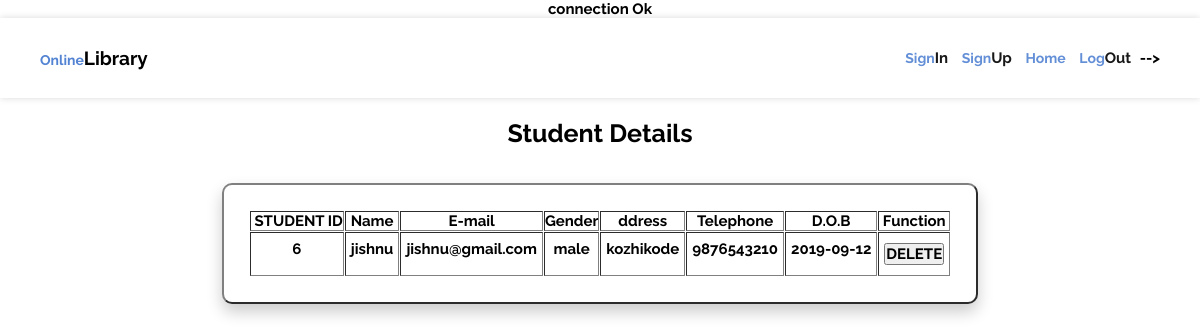
/student_details.php, run on the app's committed database.
### tables this page shows
CREATE TABLE IF NOT EXISTS `student_details` (
  `id` int(11) NOT NULL AUTO_INCREMENT,
  `name` varchar(100) NOT NULL,
  `email` varchar(100) NOT NULL,
  `gender` varchar(10) NOT NULL,
  `address` varchar(100) NOT NULL,
  `password` varchar(100) NOT NULL,
  `telephone` bigint(20) NOT NULL,
  `dob` date NOT NULL,
  `status` varchar(100) NOT NULL DEFAULT 'Rejected',
  PRIMARY KEY (`id`),
  UNIQUE KEY `email` (`email`)
);

### student_details.php (the view, shortened to what this page needs)
<!DOCTYPE html>
<?php require_once('connection.php'); ?>
<html lang="en" dir="ltr">
  <head>
    <link rel="stylesheet" type="text/css" href="loginstyle.css">
  </head>
  <body>
    <?php include 'header.php';?>
    <h6 style="color:black;">Student Details</h6>
    <h3 style="color:black;"></h3>
    <?php
    $sql = "SELECT * FROM student_details";
    $records = mysqli_query($conn,$sql); ?>
    <table border="2" cellpadding="1" cellspacing='1'>
        <tr>
                  <th><pre> STUDENT ID</th>
                  <th>Name</th>
                  <th>E-mail</th>
                  <th>Gender</th>
                  <th>ddress</th>
                  <th>Telephone</th>
                  <th>D.O.B</th>
                  <th>Function</th>
        </tr>
        <?php
          while ($course = mysqli_fetch_assoc($records)){
                echo "<tr>";
                    echo "<td>".$course['id']."</td>";
                    echo "<td>".$course['name']."</td>";
                    echo "<td>".$course['email']."</td>";
                    echo "<td>".$course['gender']."</td>";
                    echo "<td>".$course['address']."</td>";
                    echo "<td>".$course['telephone']."</td>";
                    echo "<td>".$course['dob']."</td>";
                    ?>
                    <td>
                      <button type="button" name="delete"><a href="delete_student.php?id=<?php echo $course['id'];?>">DELETE</a></button>
                    </td><?php
                echo "</tr>";
          }
        ?>
     </table>
  </body>
</html>

### loginstyle.css (style rules this page uses)
* { padding: 0; margin: 0; font-family: 'Raleway', sans-serif; font-size: 15px; color: grey; font-weight: bold; color: black !important; text-decoration: none; }
body { text-align: center; background-color: #ffffff; }
h3 { padding-bottom: 15px !important; }
table { margin-left: auto; margin-right: auto; text-align: left; background-color: #ffffff; padding: 25px; border-radius: 10px; box-shadow: 0px 8px 16px 0px rgba(0,0,0,0.2); }
h6 { padding-bottom: 20px; padding-top: 20px; font-size: 25px; }
td { padding-bottom: 10px; padding-left: 5px; padding-right: 5px; }
table { text-align: inherit; }
button { margin-top: 10px; }

### headerstyle.css (style rules this page uses)
* { padding: 0; margin: 0; font-family: 'Raleway', sans-serif; color: white; }
body { margin:0; padding:0; }

### data on the page
student_details: id "6", name "jishnu", email "jishnu@gmail.com", gender "male", address "kozhikode", telephone "9876543210", dob "2019-09-12"
